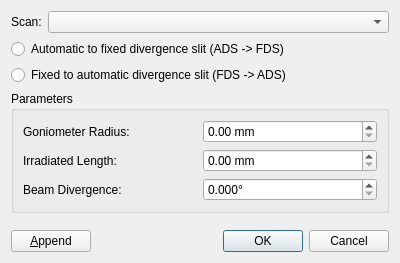
<?xml version="1.0" encoding="UTF-8"?>
<ui version="4.0">
 <class>DivSlitConvertDialog</class>
 <widget class="QDialog" name="DivSlitConvertDialog">
  <property name="geometry">
   <rect>
    <x>0</x>
    <y>0</y>
    <width>400</width>
    <height>263</height>
   </rect>
  </property>
  <property name="windowTitle">
   <string>Dialog</string>
  </property>
  <layout class="QVBoxLayout" name="verticalLayout">
   <item>
    <layout class="QHBoxLayout" name="horizontalLayout_2">
     <item>
      <widget class="QLabel" name="label_4">
       <property name="text">
        <string>Scan:</string>
       </property>
      </widget>
     </item>
     <item>
      <widget class="QComboBox" name="comboBoxScan">
       <property name="sizePolicy">
        <sizepolicy hsizetype="Expanding" vsizetype="Fixed">
         <horstretch>0</horstretch>
         <verstretch>0</verstretch>
        </sizepolicy>
       </property>
      </widget>
     </item>
    </layout>
   </item>
   <item>
    <widget class="QRadioButton" name="radioButtonAdsToFds">
     <property name="text">
      <string>Automatic to fixed divergence slit (ADS -&gt; FDS)</string>
     </property>
    </widget>
   </item>
   <item>
    <widget class="QRadioButton" name="radioButtonFdsToAds">
     <property name="text">
      <string>Fixed to automatic divergence slit (FDS -&gt; ADS)</string>
     </property>
    </widget>
   </item>
   <item>
    <widget class="QGroupBox" name="groupBox">
     <property name="title">
      <string>Parameters</string>
     </property>
     <layout class="QGridLayout" name="gridLayout">
      <item row="0" column="0">
       <widget class="QLabel" name="label">
        <property name="text">
         <string>Goniometer Radius:</string>
        </property>
       </widget>
      </item>
      <item row="0" column="1">
       <widget class="QDoubleSpinBox" name="doubleSpinBoxGonioRadius">
        <property name="suffix">
         <string> mm</string>
        </property>
        <property name="maximum">
         <double>1000.000000000000000</double>
        </property>
       </widget>
      </item>
      <item row="1" column="0">
       <widget class="QLabel" name="label_2">
        <property name="text">
         <string>Irradiated Length:</string>
        </property>
       </widget>
      </item>
      <item row="1" column="1">
       <widget class="QDoubleSpinBox" name="doubleSpinBoxIrrLength">
        <property name="suffix">
         <string> mm</string>
        </property>
       </widget>
      </item>
      <item row="2" column="0">
       <widget class="QLabel" name="label_3">
        <property name="text">
         <string>Beam Divergence:</string>
        </property>
       </widget>
      </item>
      <item row="2" column="1">
       <widget class="QDoubleSpinBox" name="doubleSpinBoxDivAngle">
        <property name="suffix">
         <string>°</string>
        </property>
        <property name="decimals">
         <number>3</number>
        </property>
        <property name="maximum">
         <double>10.000000000000000</double>
        </property>
        <property name="singleStep">
         <double>0.010000000000000</double>
        </property>
       </widget>
      </item>
     </layout>
    </widget>
   </item>
   <item>
    <spacer name="verticalSpacer">
     <property name="orientation">
      <enum>Qt::Vertical</enum>
     </property>
     <property name="sizeHint" stdset="0">
      <size>
       <width>20</width>
       <height>40</height>
      </size>
     </property>
    </spacer>
   </item>
   <item>
    <layout class="QHBoxLayout" name="horizontalLayout">
     <item>
      <widget class="QPushButton" name="pushButtonAppend">
       <property name="text">
        <string>&amp;Append</string>
       </property>
      </widget>
     </item>
     <item>
      <widget class="QDialogButtonBox" name="buttonBox">
       <property name="orientation">
        <enum>Qt::Horizontal</enum>
       </property>
       <property name="standardButtons">
        <set>QDialogButtonBox::Cancel|QDialogButtonBox::Ok</set>
       </property>
      </widget>
     </item>
    </layout>
   </item>
  </layout>
 </widget>
 <resources/>
 <connections>
  <connection>
   <sender>buttonBox</sender>
   <signal>accepted()</signal>
   <receiver>DivSlitConvertDialog</receiver>
   <slot>closeAndAccept()</slot>
   <hints>
    <hint type="sourcelabel">
     <x>248</x>
     <y>254</y>
    </hint>
    <hint type="destinationlabel">
     <x>157</x>
     <y>274</y>
    </hint>
   </hints>
  </connection>
  <connection>
   <sender>buttonBox</sender>
   <signal>rejected()</signal>
   <receiver>DivSlitConvertDialog</receiver>
   <slot>closeAndReject()</slot>
   <hints>
    <hint type="sourcelabel">
     <x>316</x>
     <y>260</y>
    </hint>
    <hint type="destinationlabel">
     <x>286</x>
     <y>274</y>
    </hint>
   </hints>
  </connection>
  <connection>
   <sender>pushButtonAppend</sender>
   <signal>clicked()</signal>
   <receiver>DivSlitConvertDialog</receiver>
   <slot>append()</slot>
   <hints>
    <hint type="sourcelabel">
     <x>49</x>
     <y>208</y>
    </hint>
    <hint type="destinationlabel">
     <x>199</x>
     <y>115</y>
    </hint>
   </hints>
  </connection>
 </connections>
 <slots>
  <slot>closeAndAccept()</slot>
  <slot>closeAndReject()</slot>
  <slot>append()</slot>
 </slots>
</ui>
